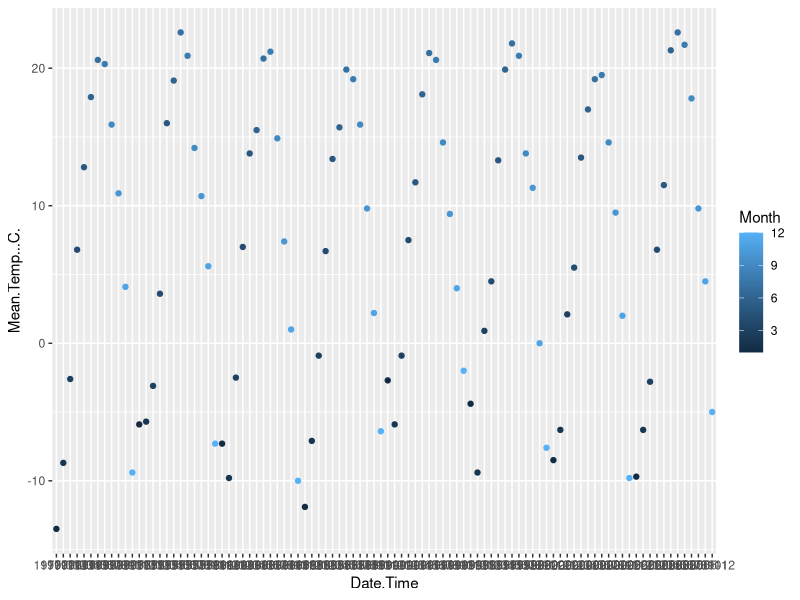
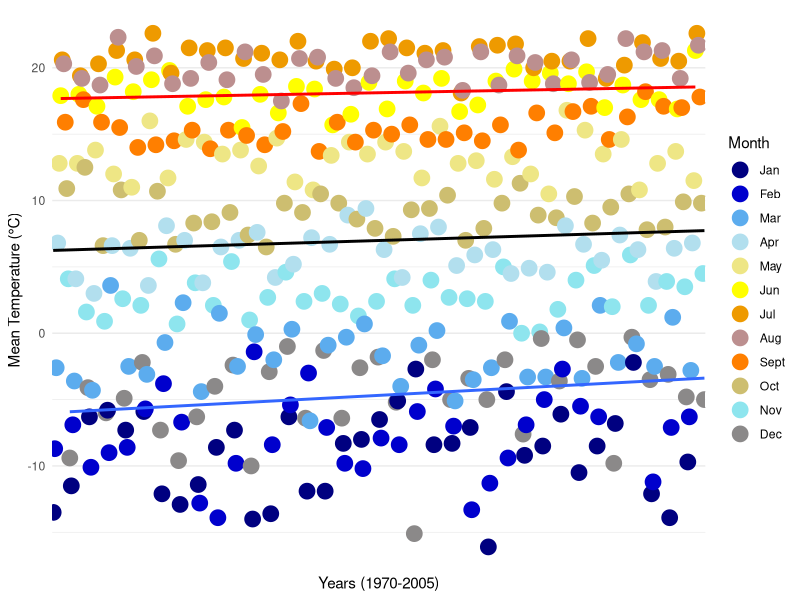
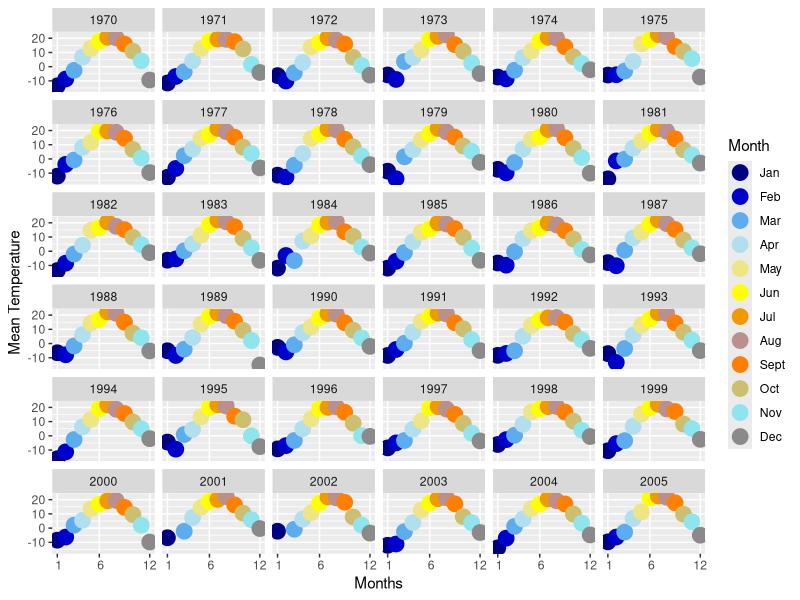
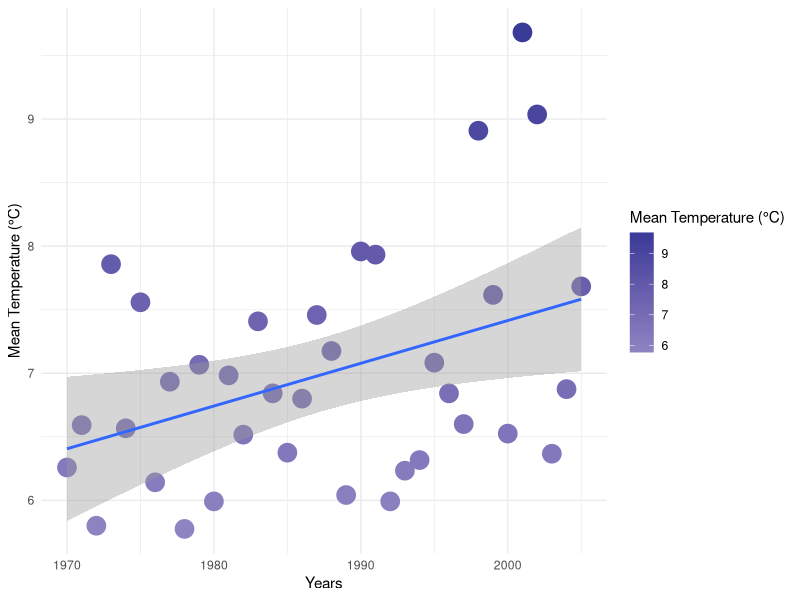
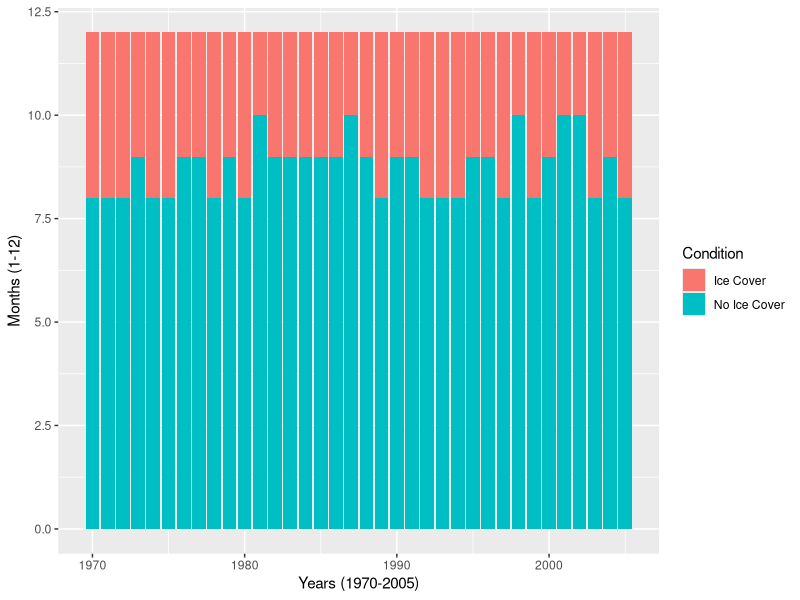

Recreate these plots in R, in order.
library("dplyr")
library(ggplot2)

StLawrenceCsv1 = read.csv("Climate/St Lawrence/St 1970-1976.csv")
StLawrenceCsv1 = filter(StLawrenceCsv1, Year <= 1976)
StLawrenceCsv1 = filter(StLawrenceCsv1, Year >= 1970)
StLawrenceCsv2 = read.csv("Climate/St Lawrence/St 1976-2006.csv")
StLawrenceCsv2 = filter(StLawrenceCsv2, Year <= 2005)
StLawrenceCsv2 = filter(StLawrenceCsv2, Year >= 1977)
StLawrenceCsv = rbind(StLawrenceCsv1, StLawrenceCsv2)

write.csv(StLawrenceCsv, "Climate/St Lawrence (1970-2005).csv")


StLawrenceCsvFiltered = filter(StLawrenceCsv, Year == 1970 
                               | Year == 1975
                               | Year == 1980
                               | Year == 1985
                               | Year == 1990
                               | Year == 1995
                               | Year == 2000
                               | Year == 2005)


qplot(x=Date.Time,y=Mean.Temp...C.,data=StLawrenceCsvFiltered,colour = Month)






years=StLawrenceCsvFiltered$Year
years=list()
years[1]=1970
years[13]=1975
years[25]=1980
years[37]=1985
years[49]=1990
years[61]=1995
years[73]=2000
years[85]=2005
years[96]=NULL


StLawrenceCsv$Yr = seq(1,432)
#Scatter plot showing monthly trends for every year
p0<-ggplot(StLawrenceCsv, aes(x=Yr,y=Mean.Temp...C.)) + 
  geom_point(aes(group=1,colour = cut(Month,c(0,1,2,3,4,5,6,7,8,9,10,11,12))), size=I(5)) +
  scale_color_manual(name = "Month",
                     values = c("(0,1]" = "navyblue",
                                "(1,2]" = "blue3",
                                "(2,3]" = "steelblue2",
                                "(3,4]" = "lightblue2",
                                "(4,5]" = "khaki2",
                                "(5,6]" = "yellow1",
                                "(6,7]" = "orange2",
                                "(7,8]" = "rosybrown",
                                "(8,9]" = "darkorange1",
                                "(9,10]" = "lightgoldenrod3",
                                "(10,11]" = "cadetblue2",
                                "(11,12]" = "snow4"),
                     labels = c("Jan", "Feb", "Mar", "Apr", "May", "Jun",
                                "Jul", "Aug", "Sept", "Oct", "Nov", "Dec")) +
  xlab("Years (1970-2005)") +
  ylab("Mean Temperature (°C)") +
  theme_minimal() +
  geom_smooth(data=subset(StLawrenceCsv, Month == 6), method = "lm", colour = "red", se = FALSE)+
  geom_smooth(method = "lm", colour = "black", se = FALSE)+
  geom_smooth(data=subset(StLawrenceCsv, Month == 12), method = "lm", se = FALSE)+
  scale_x_discrete(limits = c(1970,2005))
p0



#Stacked Graphs which has ALL the years 1970-2004
p2<-ggplot(StLawrenceCsv, aes(x=Month,y=Mean.Temp...C.)) +
  geom_point(aes(colour = cut(Month,c(0,1,2,3,4,5,6,7,8,9,10,11,12))),size=5) +
  scale_color_manual(name = "Month",
                     values = c("(0,1]" = "navyblue",
                                "(1,2]" = "blue3",
                                "(2,3]" = "steelblue2",
                                "(3,4]" = "lightblue2",
                                "(4,5]" = "khaki2",
                                "(5,6]" = "yellow1",
                                "(6,7]" = "orange2",
                                "(7,8]" = "rosybrown",
                                "(8,9]" = "darkorange1",
                                "(9,10]" = "lightgoldenrod3",
                                "(10,11]" = "cadetblue2",
                                "(11,12]" = "snow4"),
                     labels = c("Jan", "Feb", "Mar", "Apr", "May", "Jun",
                                "Jul", "Aug", "Sept", "Oct", "Nov", "Dec"))+
  facet_wrap(StLawrenceCsv$Year, scales = "fixed") +
  xlab("Months") +
  ylab("Mean Temperature")+
  scale_x_discrete(limits = c(1,6,12))
p2



#graph showing yearly trends (no months shown)
StLawrenceCsvLimited = select(StLawrenceCsv, Date.Time, Year, Month, Mean.Temp...C., Total.Precip..mm.)
StLData.Yearly = StLawrenceCsvLimited[FALSE,]
for (i in seq(0,35)){
  annualdata = filter(StLawrenceCsvLimited, Year == 1970+i)
  
  avgPrec = mean(annualdata$Total.Precip..mm.,na.rm=TRUE)
  avgTemp = mean(annualdata$Mean.Temp...C.,na.rm=TRUE)
  
  annualdata$Total.Precip..mm.[1] = avgPrec
  annualdata$Mean.Temp...C.[1] = avgTemp
  
  StLData.Yearly = rbind(StLData.Yearly,annualdata[1,])
}
StLData.Yearly = select(StLData.Yearly, -Month)

#Yearly temp data
p5<-ggplot(StLData.Yearly,aes(Year,Mean.Temp...C.)) +
  geom_point(aes(colour = Mean.Temp...C.),size=6) +
  labs(colour = "Mean Temperature (°C)")+
  scale_color_gradient2() +
  xlab("Years") +
  ylab("Mean Temperature (°C)") +
  theme_minimal() +
  geom_smooth(method = "lm")
p5


#ICE COVER graphs
StLData.IceCover = StLawrenceCsvLimited[FALSE,]
for (i in seq(0,35)){
  annualdata = filter(StLawrenceCsvLimited, Year == 1970+i)
  ice = 0
  noice = 0
  for (j in seq(1,nrow(annualdata))){
    data = annualdata[j,]
    if (!is.na(data$Mean.Temp...C.) & data$Mean.Temp...C. <= -2) {
      ice = ice + 1
    }else{
      noice = noice + 1
    }
  }
  annualdata$Condition[1] = "Ice Cover"
  annualdata$Condition[2] = "No Ice Cover"
  annualdata$Value[1] = ice
  annualdata$Value[2] = noice
  
  annualdata= select(annualdata, Year, Condition, Value)
  
  StLData.IceCover = rbind(StLData.IceCover,annualdata[1:2,])
}



p3<-ggplot(StLData.IceCover, aes(fill=Condition, y=Value, x=Year)) + 
  geom_bar(position="stack", stat="identity") +
  xlab("Years (1970-2005)") +
  ylab("Months (1-12)")
p3

